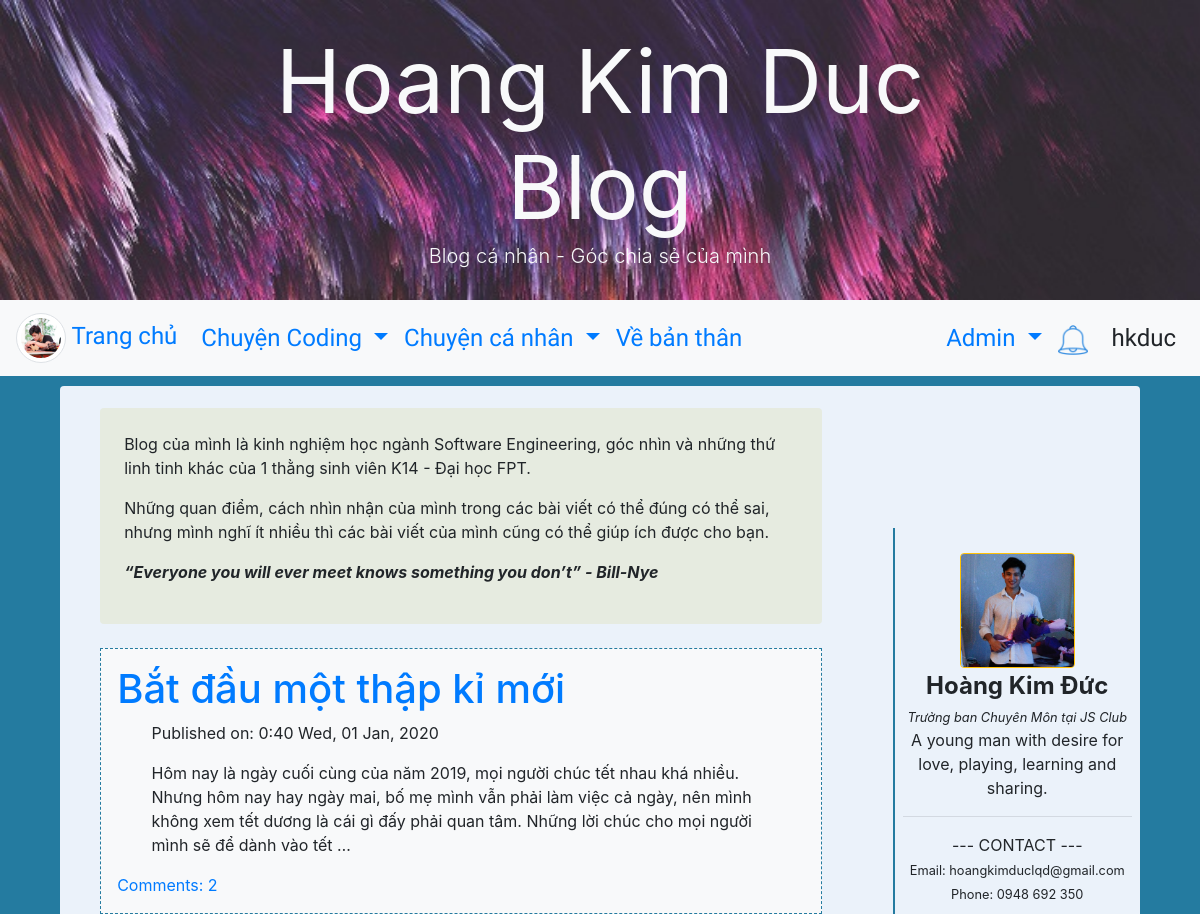
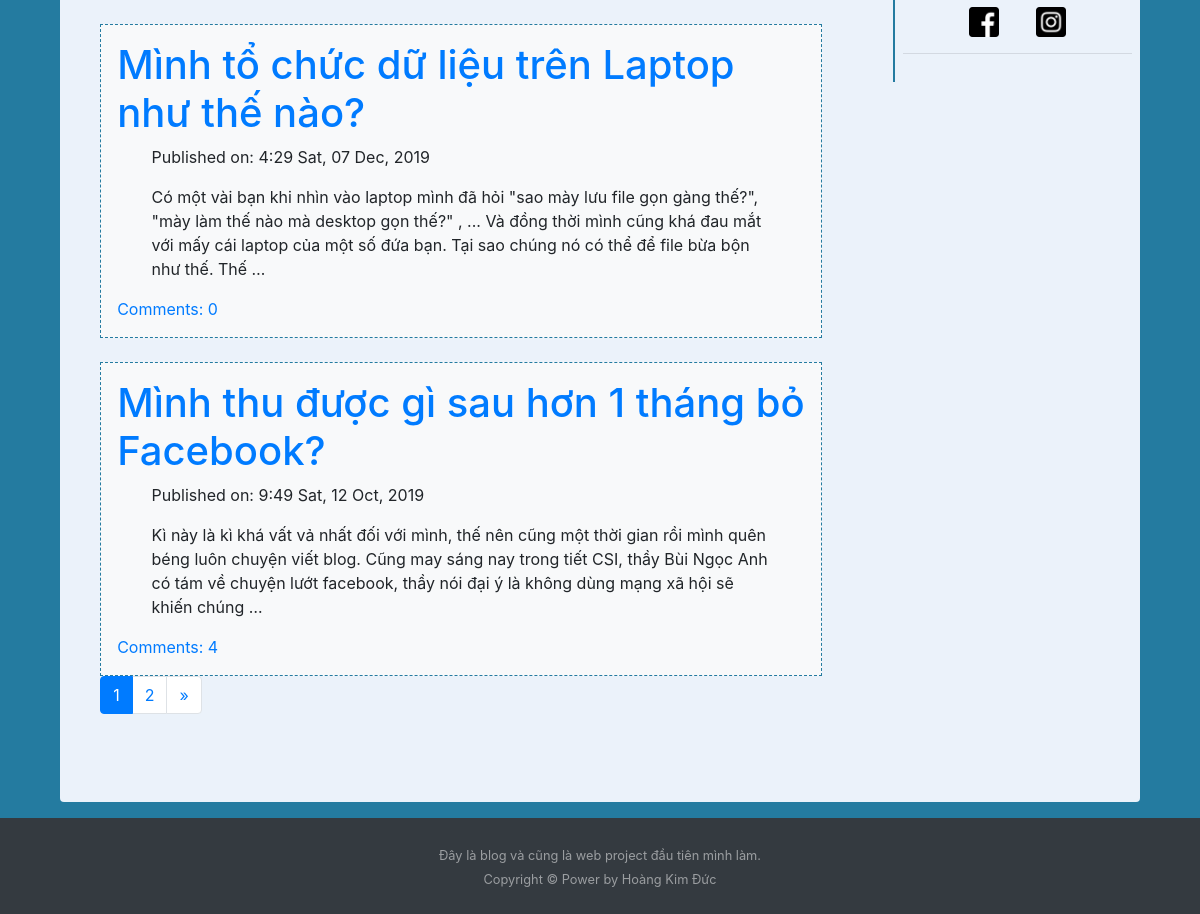
The app's page / (signed in) with its own data (2 pictures, top to bottom).
### blog/models.py (models this page shows, shortened)
class Description(models.Model):
   text = models.TextField()

class Post(models.Model):
   author = models.ForeignKey('auth.User', on_delete=models.CASCADE)
   title = models.CharField(max_length=200)
   text = models.TextField()
   create_date = models.DateTimeField(default=timezone.now)
   published_date = models.DateTimeField(blank=True,null=True)
   tag = models.CharField(choices=tag_list, max_length=20, default='tag1')
   view = models.IntegerField(default=0)

### blog/views.py (the view)
class PostListView(ListView):
   paginate_by = 3
   model = Post
   def get_queryset(self):
      return Post.objects.filter(published_date__lte=timezone.now()).order_by('-published_date')
   def get_context_data(self, **kwargs):
      ctx = super(ListView, self).get_context_data(**kwargs)
      ctx['Description'] = Description.objects.get(pk=4)
      ctx['Notification'] = Notification.objects.order_by('-time')
      return ctx

### blog/models.py (called while the page is built)
   def __str__(self):
      template = f'{self.person} {self.action} {self.post_title}'
      return template

### blog/templates/blog/post_list.html (shortened to what this page needs)
{% extends "blog/base.html" %}
{% block content %}
<div class="centerstage">
   <div style="background-color: #E6EBE0;" class="p-4 rounded">
         {{ Description.text|safe }}
   </div>
   {% for post in page_obj %}
   <br>
   <div class="post p-3 bg-light">
      <h1><a href="{% url 'post_detail' pk=post.pk %}">{{post.title}}</a></h1>
      <div class="blog_posts date">
         <p>Published on: {{post.published_date|date:"G:i D, d M, Y"}}</p>
         <p class="postcontent">{{ post.text|safe|linebreaksbr|truncatechars:256 }}</p>
      </div>
      <a href="{% url 'post_detail' pk=post.pk %}">Comments: {{ post.comments.count }}</a>
   </div>
   {% endfor %}
  {% if page_obj.paginator.num_pages != 1 %}
  <nav aria-label="navigation">
    <ul class="pagination">
      <li class="page-item active"><a class="page-link" href="?page={{page_obj.number}}">{{page_obj.number}}</a></li>
      {% if page_obj.has_next %}
            <li class="page-item"><a class="page-link" href="?page={{page_obj.next_page_number}}">{{page_obj.next_page_number}}</a></li>
      <li class="page-item">
        <a class="page-link" href="?page={{page_obj.paginator.num_pages}}">
          <span aria-hidden="true">&raquo;</span>
        </a>
      </li>
      {% endif %}
    </ul>
  </nav>
  {% endif %}
</div>
{% endblock content %}

### blog/templates/blog/base.html (shortened to what this page needs)
<!DOCTYPE html>
{% load static %}
<html lang="en" dir="ltr">
<head>
   <link rel="stylesheet" href="https://maxcdn.bootstrapcdn.com/bootstrap/4.3.1/css/bootstrap.min.css">
   <link rel="stylesheet" href="//cdn.jsdelivr.net/npm/medium-editor@latest/dist/css/medium-editor.min.css" type="text/css"
      media="screen" charset="utf-8">
   <link rel="stylesheet" href="{% static 'css/blog.css' %}">
</head>
<body>
   <link rel="stylesheet" href="https://maxcdn.bootstrapcdn.com/font-awesome/4.7.0/css/font-awesome.min.css">
   <section class="d-none d-xl-flex align-items-center bg-dark"
      style="height:25vmin; background-size: cover; background-image: url(/static/images/base/header.jpg);">
      <div class="container-fluid">
         <div class="row  justify-content-center align-items-left d-flex text-center h-100">
            <div class="col-12 col-md-8 mt-4 h-50 ">
               <h1 class="display-2  text-light mb-auto mt-auto"><strong>Hoang Kim Duc Blog</strong> </h1>
               <p class="lead  text-light mb-4">Blog cá nhân - Góc chia sẻ của mình</p>
            </div>
         </div>
      </div>
   </section>
   <nav class="navbar navbar-expand-lg bg-light techfont">
      <a class="navbar-brand bigbrand" href="{% url 'post_list' %}"><img style="height: 50px; width: 50px;"
            class="img-thumbnail rounded-circle" src="{% static 'images/base/brand.jpg' %}"> Trang chủ</a>
      <div class="collapse navbar-collapse" id="navbarSupportedContent">
         <ul class="navbar-nav mr-auto">
            <li class="nav-item dropdown">
               <a class="nav-link dropdown-toggle" href="#" id="navbarDropdown" role="button" data-toggle="dropdown"
                  aria-haspopup="true" aria-expanded="false">
                  Chuyện Coding
               </a>
            </li>
            <li class="nav-item dropdown">
               <a class="nav-link dropdown-toggle" href="#" id="navbarDropdown" role="button" data-toggle="dropdown"
                  aria-haspopup="true" aria-expanded="false">
                  Chuyện cá nhân
               </a>
            </li>
            <li class="nav-item active">
               <a class="nav-link" href="{% url 'about' %}">Về bản thân <span class="sr-only">(current)</span></a>
            </li>
         </ul>
         <ul class="navbar-nav navbar-right">
            {% if user.is_authenticated %}
            <li class="nav-item dropdown">
               <a class="nav-link dropdown-toggle" href="#" id="adminDropdown" role="button" data-toggle="dropdown"
                  aria-haspopup="true" aria-expanded="false" onclick = "toggleSideBar()">
                  Admin
               </a>
            </li>
            <li class="nav-item pr-2 mt-auto mb-auto dropdown">
               <a class="nav-link" href="#" id="NotificationDropdown"
                   role="button" data-toggle="dropdown"
                  onclick = "toggleSideBar()">
                  <img style="height: 30px" src="{% static 'icons/bell.png' %}">
               </a>
            </li>
            <li class="nav-item"><a class="nav-link">{{user.username}}</a></li>
            {% else %}
            <li class="nav-item "><a class="nav-link" href="{% url 'login' %}">
               <img style="height:25px; width:25px;" src="{% static 'icons/admin.png' %}" alt="">
            </a></li>
            {% endif %}
         </ul>
      </div>
   </nav>
   <div class="content rounded mb-3">
      <div class="row mt-3">
         <div class="col-lg-9">
            <div class="blog_posts">
               {% block content %}
               {% endblock content %}
            </div>
         </div>
         <div class="col-lg-3 text-center" style="position: static">
            <div class="sidebar sticky-top">
               <div class="profile pr-2 pl-2 verticalline">
                  <img class="w-50 rounded border border-warning" src="{% static 'images/base/icon.jpg' %}" alt=""><br>
                  <b class="bigbrand">Hoàng Kim Đức</b> <br>
                  <em><small>Trưởng ban Chuyên Môn tại JS Club</small></em>
                  <p>A young man with desire for love, playing, learning and sharing.</p>
                  <hr>
                  <p>--- CONTACT ---<br>
                     <small>Email: hoangkimduclqd@gmail.com</small><br>
                     <small>Phone: 0948 692 350</small>
                     <div>
                        <a style="display: inline;" class="nav-link" href="https://www.facebook.com/hokiduc"
                           target="_blank" rel="noopener noreferrer">
                           <img style="height:30px; width:30px;" src="{% static 'icons/facebook.png' %}" alt="">
                        </a>
                        <a style="display: inline;" class="nav-link" href="https://www.instagram.com/kimduwsc/"
                           target="_blank" rel="noopener noreferrer">
                           <img style="height:30px; width:30px;" src="{% static 'icons/instagram.png' %}" alt="">
                        </a>
                     </div>
                  </p>
                  <hr>
               </div>
            </div>
         </div>
      </div>
      <br><br><br>
   </div>
   <footer id="sticky-footer" class="py-4 bg-dark text-white-50">
      <div class="container text-center">
         <small>Đây là blog và cũng là web project đầu tiên mình làm.
            <br>Copyright &copy; Power by Hoàng Kim Đức</small>
      </div>
   </footer>
</body>
</html>

### blog/static/css/blog.css (style rules this page uses)
body { font-size: 1.5rem; background-color: #247BA0; }
@media only screen and (min-width: 768px) { body { font-size: 1rem; } }
.content img { width: 98%; }
.content { background-color: #EBF2FA; width: 98%; margin-left: auto; margin-right: auto; padding-top: 0.5%; }
@media only screen and (min-width: 768px) { .content { width: 90%; } }
.blog_posts { width: 90%; margin-left: auto; margin-right: auto; }
.techfont { font-family: 'Lobster', cursive; font-size: 1.5rem; margin-bottom: 10px; }
.bigbrand { font-size: 1.5rem }
.centerstage { margin-left: auto; margin-right: auto; }
.postcontent { font-family: 'Noto Sans', sans-serif; }
.post { border: 1px dashed #247BA0 }
.verticalline { border-left: 2px solid #247BA0; }
.profile { padding-top: 10%; padding-bottom: 5%; }
.blog_posts { max-width: 90%; display: block; margin-left: auto; margin-right: auto; }
html, body { height: 100%; }
body { flex-direction: column; }
.content { flex: 1 0 auto; }
.sidebar { padding-top: 15vh; }

### records on screen
Description: text "Blog của mình là kinh nghiệm học ngành Software Engineering, góc nhìn và những thứ linh tinh khác của 1 thằng sinh viên K14 - Đại học FPT. Những quan điểm, cách nhìn nhận của mình trong các bài viết có thể đúng có thể sai, nhưng mình nghĩ ít nhiều thì các bài viết của mình cũng có thể giúp ích được cho bạn. “Everyone you will ever meet knows something you don’t” - Bill-Nye"
Post: title "Bắt đầu một thập kỉ mới", published_date "0:40 Wed, 01 Jan, 2020", text "Hôm nay là ngày cuối cùng của năm 2019, mọi người chúc tết nhau khá nhiều. Nhưng hôm nay hay ngày mai, bố mẹ mình vẫn phải làm việc cả ngày, nên mình không xem tết dương là cái gì đấy phải quan tâm. Những lời chúc cho mọi người mình sẽ để dành vào tết …", comments.count "2"
Post: title "Mình tổ chức dữ liệu trên Laptop như thế nào?", published_date "4:29 Sat, 07 Dec, 2019", text "Có một vài bạn khi nhìn vào laptop mình đã hỏi \"sao mày lưu file gọn gàng thế?\", \"mày làm thế nào mà desktop gọn thế?\" , ... Và đồng thời mình cũng khá đau mắt với mấy cái laptop của một số đứa bạn. Tại sao chúng nó có thể để file bừa bộn như thế. Thế …", comments.count "0"
Post: title "Mình thu được gì sau hơn 1 tháng bỏ Facebook?", published_date "9:49 Sat, 12 Oct, 2019", text "Kì này là kì khá vất vả nhất đối với mình, thế nên cũng một thời gian rồi mình quên béng luôn chuyện viết blog. Cũng may sáng nay trong tiết CSI, thầy Bùi Ngọc Anh có tám về chuyện lướt facebook, thầy nói đại ý là không dùng mạng xã hội sẽ khiến chúng …", comments.count "4"

### other values on screen
{{ user.username }} "hkduc"
{{ page_obj.number }} "1"
{{ page_obj.next_page_number }} "2"
